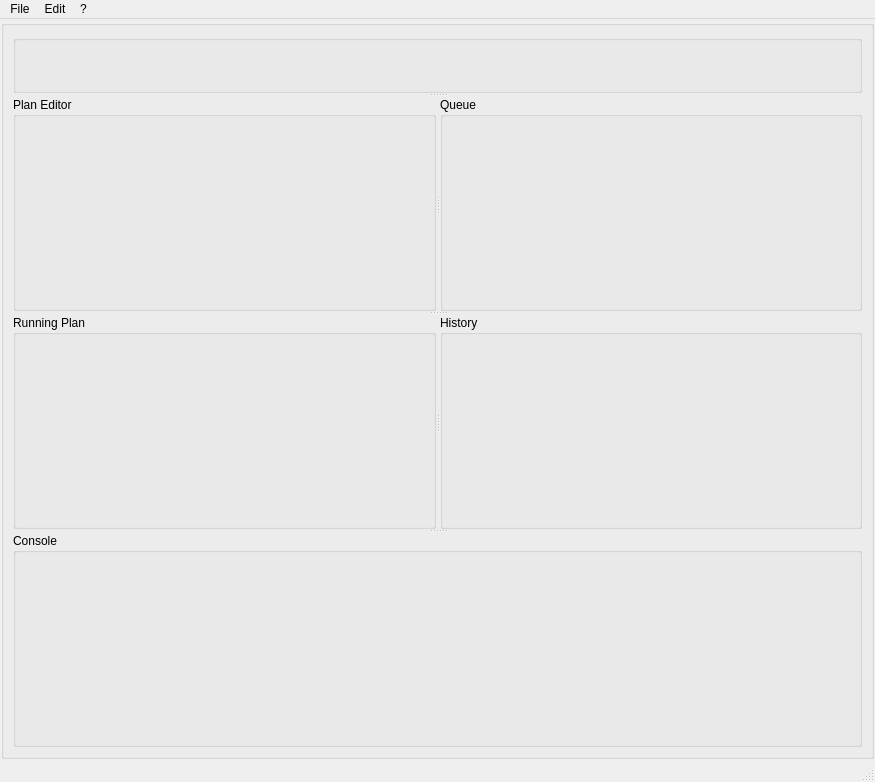
<?xml version="1.0" encoding="UTF-8"?>
<ui version="4.0">
 <class>MainWindow</class>
 <widget class="QMainWindow" name="MainWindow">
  <property name="geometry">
   <rect>
    <x>0</x>
    <y>0</y>
    <width>875</width>
    <height>782</height>
   </rect>
  </property>
  <property name="windowTitle">
   <string>MainWindow</string>
  </property>
  <widget class="QWidget" name="centralwidget">
   <layout class="QVBoxLayout" name="verticalLayout" stretch="0">
    <property name="spacing">
     <number>0</number>
    </property>
    <property name="leftMargin">
     <number>1</number>
    </property>
    <property name="topMargin">
     <number>1</number>
    </property>
    <property name="rightMargin">
     <number>1</number>
    </property>
    <property name="bottomMargin">
     <number>1</number>
    </property>
    <item>
     <widget class="QGroupBox" name="groupbox">
      <property name="title">
       <string/>
      </property>
      <layout class="QVBoxLayout" name="verticalLayout_2">
       <item>
        <widget class="QSplitter" name="splitter_V">
         <property name="orientation">
          <enum>Qt::Vertical</enum>
         </property>
         <widget class="QGroupBox" name="groupBox_status">
          <property name="title">
           <string/>
          </property>
          <layout class="QHBoxLayout" name="horizontalLayout">
           <property name="leftMargin">
            <number>5</number>
           </property>
           <property name="topMargin">
            <number>0</number>
           </property>
           <property name="rightMargin">
            <number>5</number>
           </property>
           <property name="bottomMargin">
            <number>0</number>
           </property>
          </layout>
         </widget>
         <widget class="QWidget" name="widget" native="true">
          <layout class="QHBoxLayout" name="horizontalLayout_2">
           <item>
            <widget class="QSplitter" name="splitter_H1">
             <property name="orientation">
              <enum>Qt::Horizontal</enum>
             </property>
             <widget class="QGroupBox" name="groupBox_editor">
              <property name="title">
               <string>Plan Editor</string>
              </property>
              <layout class="QHBoxLayout" name="horizontalLayout_5">
               <property name="leftMargin">
                <number>5</number>
               </property>
               <property name="topMargin">
                <number>5</number>
               </property>
               <property name="rightMargin">
                <number>5</number>
               </property>
               <property name="bottomMargin">
                <number>5</number>
               </property>
              </layout>
             </widget>
             <widget class="QGroupBox" name="groupBox_queue">
              <property name="title">
               <string>Queue</string>
              </property>
              <layout class="QHBoxLayout" name="horizontalLayout_6">
               <property name="leftMargin">
                <number>5</number>
               </property>
               <property name="topMargin">
                <number>5</number>
               </property>
               <property name="rightMargin">
                <number>5</number>
               </property>
               <property name="bottomMargin">
                <number>5</number>
               </property>
              </layout>
             </widget>
            </widget>
           </item>
          </layout>
         </widget>
         <widget class="QWidget" name="widget_2" native="true">
          <layout class="QHBoxLayout" name="horizontalLayout_3">
           <item>
            <widget class="QSplitter" name="splitter_H2">
             <property name="orientation">
              <enum>Qt::Horizontal</enum>
             </property>
             <widget class="QGroupBox" name="groupBox_plan">
              <property name="title">
               <string>Running Plan</string>
              </property>
              <layout class="QHBoxLayout" name="horizontalLayout_8">
               <property name="leftMargin">
                <number>5</number>
               </property>
               <property name="topMargin">
                <number>5</number>
               </property>
               <property name="rightMargin">
                <number>5</number>
               </property>
               <property name="bottomMargin">
                <number>5</number>
               </property>
              </layout>
             </widget>
             <widget class="QGroupBox" name="groupBox_history">
              <property name="title">
               <string>History</string>
              </property>
              <layout class="QHBoxLayout" name="horizontalLayout_7">
               <property name="leftMargin">
                <number>5</number>
               </property>
               <property name="topMargin">
                <number>5</number>
               </property>
               <property name="rightMargin">
                <number>5</number>
               </property>
               <property name="bottomMargin">
                <number>5</number>
               </property>
              </layout>
             </widget>
            </widget>
           </item>
          </layout>
         </widget>
         <widget class="QGroupBox" name="groupBox_console">
          <property name="title">
           <string>Console</string>
          </property>
          <layout class="QHBoxLayout" name="horizontalLayout_4">
           <property name="leftMargin">
            <number>5</number>
           </property>
           <property name="topMargin">
            <number>5</number>
           </property>
           <property name="rightMargin">
            <number>5</number>
           </property>
           <property name="bottomMargin">
            <number>5</number>
           </property>
          </layout>
         </widget>
        </widget>
       </item>
      </layout>
     </widget>
    </item>
   </layout>
  </widget>
  <widget class="QMenuBar" name="menubar">
   <property name="geometry">
    <rect>
     <x>0</x>
     <y>0</y>
     <width>875</width>
     <height>38</height>
    </rect>
   </property>
   <widget class="QMenu" name="menuFile">
    <property name="title">
     <string>File</string>
    </property>
    <addaction name="actionOpen"/>
    <addaction name="actionOpenRecent"/>
    <addaction name="actionClear"/>
    <addaction name="separator"/>
    <addaction name="actionPreferences"/>
    <addaction name="separator"/>
    <addaction name="actionExit"/>
   </widget>
   <widget class="QMenu" name="menuEdit">
    <property name="title">
     <string>Edit</string>
    </property>
   </widget>
   <widget class="QMenu" name="menu">
    <property name="title">
     <string>?</string>
    </property>
    <addaction name="actionAbout"/>
   </widget>
   <addaction name="menuFile"/>
   <addaction name="menuEdit"/>
   <addaction name="menu"/>
  </widget>
  <widget class="QStatusBar" name="statusbar"/>
  <action name="actionEdit">
   <property name="text">
    <string>Edit</string>
   </property>
  </action>
  <action name="actionAbout">
   <property name="text">
    <string>About ...</string>
   </property>
  </action>
  <action name="actionExit">
   <property name="text">
    <string>E&amp;xit</string>
   </property>
   <property name="shortcut">
    <string>Ctrl+X</string>
   </property>
  </action>
  <action name="actionOpen">
   <property name="text">
    <string>&amp;Open...</string>
   </property>
   <property name="shortcut">
    <string>Ctrl+O</string>
   </property>
  </action>
  <action name="actionPreferences">
   <property name="text">
    <string>Preferences ...</string>
   </property>
  </action>
  <action name="actionSave_As">
   <property name="text">
    <string>Save As ...</string>
   </property>
  </action>
  <action name="actionOpenRecent">
   <property name="text">
    <string>Open Recent...</string>
   </property>
  </action>
  <action name="actionClear">
   <property name="text">
    <string>Clear Recent Servers</string>
   </property>
  </action>
 </widget>
 <resources/>
 <connections/>
</ui>
